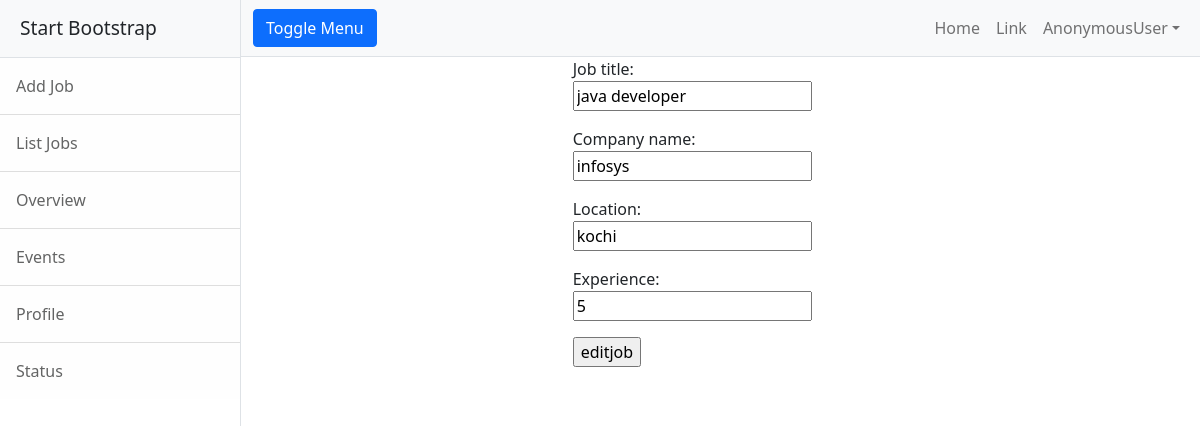
Screenshot of /employer/jobs/change/3 with the database file from the repository.
### employer/models.py (models this page shows, shortened)
class Jobs(models.Model):
    job_title=models.CharField(max_length=150)
    company_name = models.CharField(max_length=150)
    location = models.CharField(null=True,max_length=150)
    experience=models.PositiveIntegerField(default=0)

### employer/views.py (the view)
# urls.py: path('jobs/change/<int:id>',views.JobEditView.as_view(),name="job-edit"),
class JobEditView(UpdateView):
    model=Jobs
    form_class = JobForm
    template_name = "emp-jobedit.html"
    success_url = reverse_lazy("emp-listjob")
    pk_url_kwarg = "id"

### employer/forms.py
class JobForm(forms.ModelForm):
    class Meta:
        model=Jobs
        fields="__all__"

### employer/templates/emp-jobedit.html (shortened to what this page needs)
{%extends 'base.html'%}
{%block body_block%}
<div class="row">
    <div class="col-4"></div>
    <div class="col-4">
        <form action="" method="post">
            {{form.as_p}}
            <input type="submit" value="editjob">
        </form>
    </div>
    <div class="col-4"></div>
</div>
{%endblock%}

### rows the page displays
Jobs: job_title "java developer", company_name "infosys", location "kochi", experience "5"

### other values shown
{{ request.user }} "AnonymousUser"
